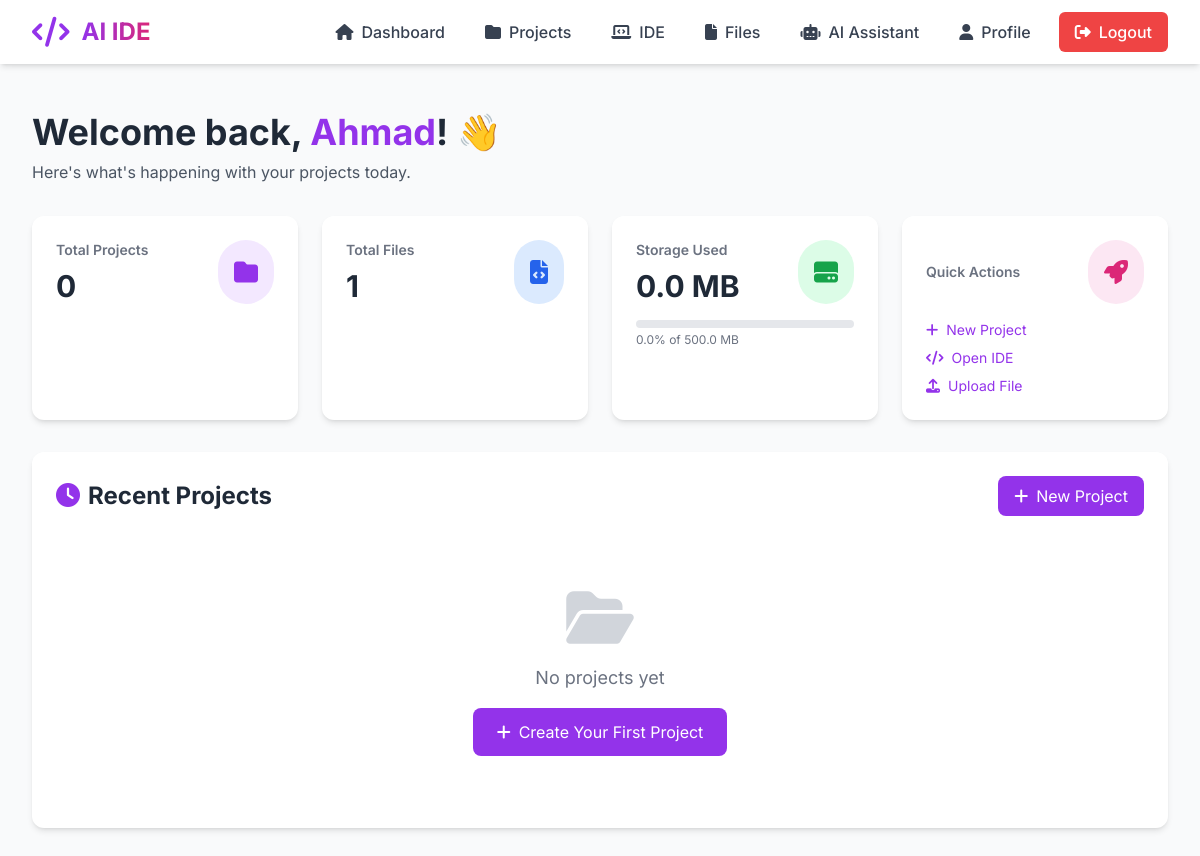
The page /dashboard (signed in) on the database its author committed.
### app.py (models this page shows, shortened)
class User(db.Model):
    id = db.Column(db.Integer, primary_key=True)
    username = db.Column(db.String(80), unique=True, nullable=False)
    password = db.Column(db.String(255), nullable=False)
    linkedin_url = db.Column(db.String(200), nullable=True)
    storage_used = db.Column(db.Float, default=0.0)  # Current usage in MB
    max_storage_mb = db.Column(db.Float, default=500.0)  # 500 MB limit per user
    created_at = db.Column(db.DateTime, default=datetime.utcnow)
    projects = db.relationship('Project', backref='owner', lazy=True, cascade='all, delete-orphan')
    files = db.relationship('FileDetails', backref='user', lazy=True, cascade='all, delete-orphan')

### app.py (the view)
@app.route('/dashboard')
@login_required
def dashboard():
    user = get_current_user()
    projects = Project.query.filter_by(user_id=user.id).order_by(Project.updated_at.desc()).all()
    total_files = FileDetails.query.filter_by(user_id=user.id).count()
    storage_percent = (user.storage_used / user.max_storage_mb) * 100 if user.max_storage_mb > 0 else 0
    return render_template('dashboard.html',
                         user=user,
                         projects=projects,
                         total_files=total_files,
                         storage_percent=storage_percent) # done

### app.py (called while the page is built)
def login_required(fn):
    @wraps(fn)
    def wrapper(*args, **kwargs):
        if "user_id" not in session:
            flash("Please log in to access this page.", "warning")
            return redirect(url_for("login"))
        return fn(*args, **kwargs)
    return wrapper

def get_current_user():
    if "user_id" in session:
        return User.query.get(session["user_id"])
    return None

### Templates/dashboard.html (shortened to what this page needs)
{% extends "base.html" %}
{% block content %}
<div class="min-h-screen bg-gray-50 py-12">
    <div class="max-w-7xl mx-auto px-4 sm:px-6 lg:px-8">
        <div class="mb-8 animate-fade-in">
            <h1 class="text-4xl font-bold text-gray-800 mb-2">
                Welcome back, <span class="text-purple-600">{{ session.username }}</span>! 👋
            </h1>
            <p class="text-gray-600">Here's what's happening with your projects today.</p>
        </div>
        <div class="grid grid-cols-1 md:grid-cols-2 lg:grid-cols-4 gap-6 mb-8">
            <div class="bg-white rounded-xl shadow-md p-6 hover-lift animate-fade-in">
                <div class="flex items-center justify-between">
                    <div>
                        <p class="text-gray-500 text-sm font-semibold">Total Projects</p>
                        <p class="text-3xl font-bold text-gray-800 mt-2">{{ projects|length }}</p>
                    </div>
                    <div class="bg-purple-100 rounded-full p-4">
                        <i class="fas fa-folder text-2xl text-purple-600"></i>
                    </div>
                </div>
            </div>
            <div class="bg-white rounded-xl shadow-md p-6 hover-lift animate-fade-in" style="animation-delay: 0.1s">
                <div class="flex items-center justify-between">
                    <div>
                        <p class="text-gray-500 text-sm font-semibold">Total Files</p>
                        <p class="text-3xl font-bold text-gray-800 mt-2">{{ total_files }}</p>
                    </div>
                    <div class="bg-blue-100 rounded-full p-4">
                        <i class="fas fa-file-code text-2xl text-blue-600"></i>
                    </div>
                </div>
            </div>
            <div class="bg-white rounded-xl shadow-md p-6 hover-lift animate-fade-in" style="animation-delay: 0.2s">
                <div class="flex items-center justify-between">
                    <div>
                        <p class="text-gray-500 text-sm font-semibold">Storage Used</p>
                        <p class="text-3xl font-bold text-gray-800 mt-2">{{ "%.1f"|format(user.storage_used) }} MB</p>
                    </div>
                    <div class="bg-green-100 rounded-full p-4">
                        <i class="fas fa-hdd text-2xl text-green-600"></i>
                    </div>
                </div>
                <div class="mt-4">
                    <div class="w-full bg-gray-200 rounded-full h-2">
                    </div>
                    <p class="text-xs text-gray-500 mt-1">{{ "%.1f"|format(storage_percent) }}% of {{ user.max_storage_mb }} MB</p>
                </div>
            </div>
            <div class="bg-white rounded-xl shadow-md p-6 hover-lift animate-fade-in" style="animation-delay: 0.3s">
                <div class="flex items-center justify-between mb-4">
                    <div>
                        <p class="text-gray-500 text-sm font-semibold">Quick Actions</p>
                    </div>
                    <div class="bg-pink-100 rounded-full p-4">
                        <i class="fas fa-rocket text-2xl text-pink-600"></i>
                    </div>
                </div>
                <div class="space-y-2">
                    <a href="/project/create" class="block text-sm text-purple-600 hover:underline">
                        <i class="fas fa-plus mr-2"></i>New Project
                    </a>
                    <a href="/ide" class="block text-sm text-purple-600 hover:underline">
                        <i class="fas fa-code mr-2"></i>Open IDE
                    </a>
                    <a href="/file/upload" class="block text-sm text-purple-600 hover:underline">
                        <i class="fas fa-upload mr-2"></i>Upload File
                    </a>
                </div>
            </div>
        </div>
        <div class="bg-white rounded-xl shadow-md p-6 animate-fade-in" style="animation-delay: 0.4s">
            <div class="flex items-center justify-between mb-6">
                <h2 class="text-2xl font-bold text-gray-800">
                    <i class="fas fa-clock mr-2 text-purple-600"></i>Recent Projects
                </h2>
                <a href="/project/create" class="bg-purple-600 text-white px-4 py-2 rounded-lg hover:bg-purple-700 transition">
                    <i class="fas fa-plus mr-2"></i>New Project
                </a>
            </div>
            {% if projects %}
            <div class="grid grid-cols-1 md:grid-cols-2 lg:grid-cols-3 gap-6">
                {% for project in projects[:6] %}
                <div class="border border-gray-200 rounded-lg p-4 hover:shadow-lg transition hover-lift">
                    <div class="flex items-start justify-between mb-3">
                        <h3 class="text-lg font-semibold text-gray-800">{{ project.name }}</h3>
                        <i class="fas fa-folder-open text-purple-600 text-xl"></i>
                    </div>
                    <p class="text-gray-600 text-sm mb-4">
                        {{ project.description[:100] if project.description else 'No description' }}
                        {% if project.description and project.description|length > 100 %}...{% endif %}
                    </p>
                    <div class="flex items-center justify-between text-sm text-gray-500">
                        <span><i class="far fa-clock mr-1"></i>{{ project.updated_at.strftime('%b %d, %Y') }}</span>
                        <a href="/project/{{ project.id }}" class="text-purple-600 hover:underline">View →</a>
                    </div>
                </div>
                {% endfor %}
            </div>
            {% else %}
            <div class="text-center py-12">
                <i class="fas fa-folder-open text-6xl text-gray-300 mb-4"></i>
                <p class="text-gray-500 text-lg mb-4">No projects yet</p>
                <a href="/project/create" class="bg-purple-600 text-white px-6 py-3 rounded-lg hover:bg-purple-700 transition inline-block">
                    <i class="fas fa-plus mr-2"></i>Create Your First Project
                </a>
            </div>
            {% endif %}
        </div>
    </div>
</div>
{% endblock %}

### Templates/base.html (style rules this page uses)
* { font-family: 'Inter', sans-serif; }
.hover-lift { transition: transform 0.3s ease, box-shadow 0.3s ease; }
.animate-fade-in { animation: fadeIn 0.5s ease-in; }

### rows shown on the page
User: username "Ahmad", storage_used "0.0", max_storage_mb "500.0"

### other values the page prints
{{ projects|length }} "0"
{{ total_files }} "1"
{{ "%.1f"|format(storage_percent) }} "0.0"
